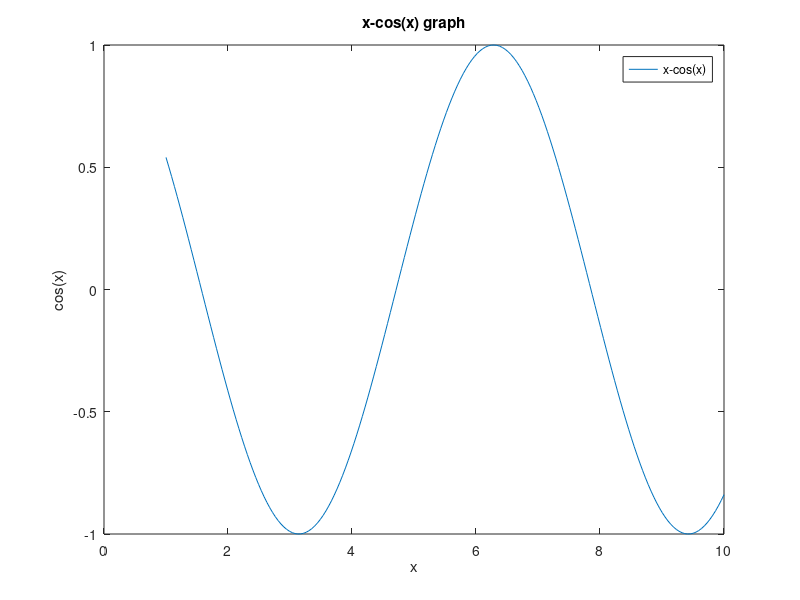
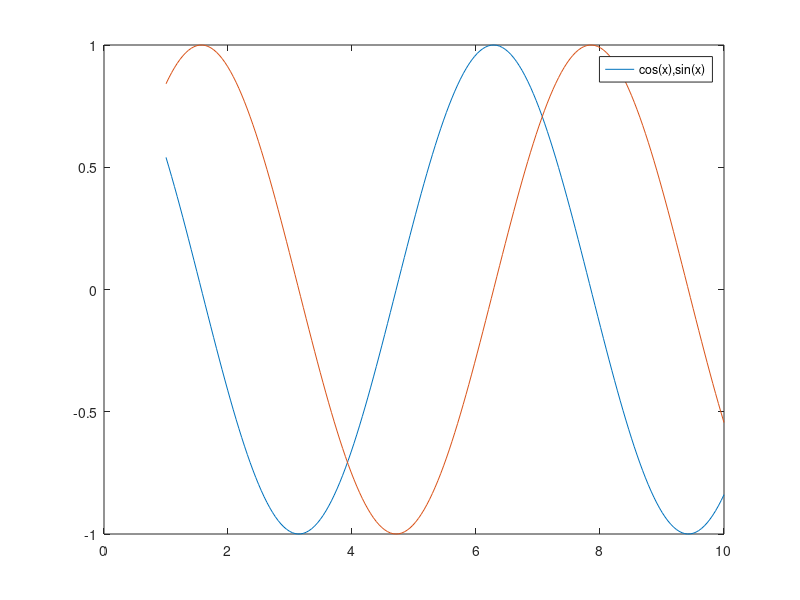
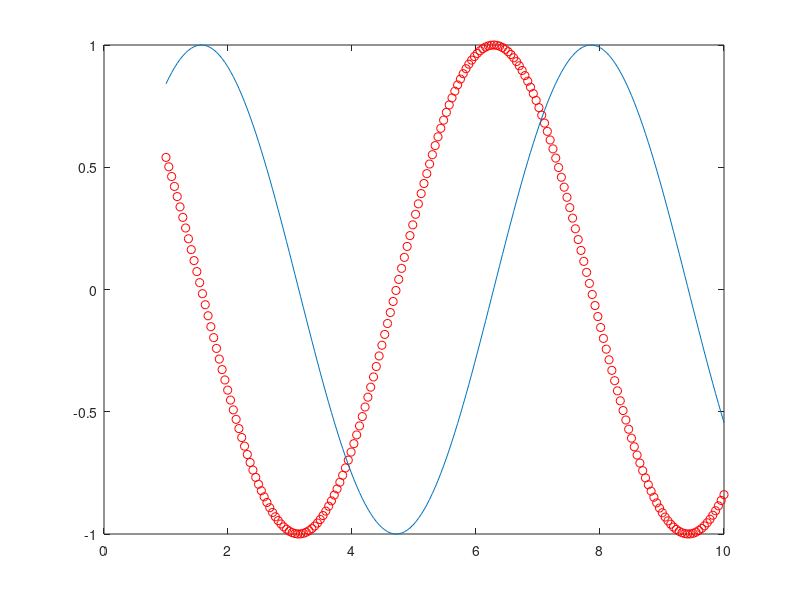

These figures' MATLAB source, in order:
lookfor Sum;
x = [1:0.5:3]
x = linspace(1,3,6)
%% plotting
% easiest:
x = linspace(1,10,200);
plot(x,cos(x));
% with function:
f = @(x)cos(x)
plot(x,f(x))
% with more feature like label 
% put after the plotting
title("x-cos(x) graph");
xlabel('x');
ylabel('cos(x)');
legend('x-cos(x)');
% multiple functions and multiple graphs
figure(2);
g = @(x)sin(x);
plot(x,f(x),x,g(x));
legend("cos(x),sin(x)");
% or use hold on/off
figure(3);
plot(x,f(x),'ro'); hold on%red circle
plot(x,g(x),"-");
hold off
clear
%% loop
sum = 0;
for i = 1:4
    sum = i + sum; %cannot do +=
end;
for i = 1:4, sum = i+ sum; end;
disp(sum)
%while loop and input
num1 = input("enter num1");
num2 = input('enter num2');
while num1 < num2,
    num1 = input("enter num1");
    num2 = input('enter num2');
end;
%% if
num1 = input('Enter num1: ');
num2 = input('Enter num2: ');
if num1 < num2,
    fprintf("%f is bigger", num2);
else if num1 == num2,
    fprintf("The two number are the same");
else,
    fprintf("%f is bigger", num1);
end;
end;
%% Bisection, example on finding root of f= x^3 - x^2 - 1 in [0,2]
% we cannot estimate the root exactly, 
% as long as it is close enough to 0(like 0.00000001), it is satisfied

delta = 0.0000001;%this does not mean to find solution close to 0.00001, 
% but if a and b are close enough, they should become a solution of 0 with
% a small error
f = @(x) x^3 - x^2 - 1;
a = input("Enter the interval you want to find root to begin: ");
b = input("Enter the interval you want to find root to end: ");
%check if the border is 0
if f(a) == 0
    fprintf("%f is the root of f", a);
    return;
end
if f(b) == 0
    fprintf("%f is the root of f", b);
    return;
end
%check if the result of f(a) and f(b) have different signs
if f(a) * f(b) > 0
    fprintf("The interval [%f, %f] is not suitable for bisection",a,b);
    return;
end

% do the bisection calculation
while abs(a - b) > delta
    c = (a+b)/2;
    fprintf("c: %f", c)

    if(f(c) == 0)
        fprintf("The solution is %f",c);
        return;
    end
    
    if(sign(f(c)) == sign(f(a)))
        a = c;
        fprintf("a: %f",a);
        fprintf("b: %f \n",b);
    else
        b = c;
        fprintf("a: %f ",a);
        fprintf("b: %f \n",b);
    end
end
fprintf("The solution is %f", (a+b)/2);

  


